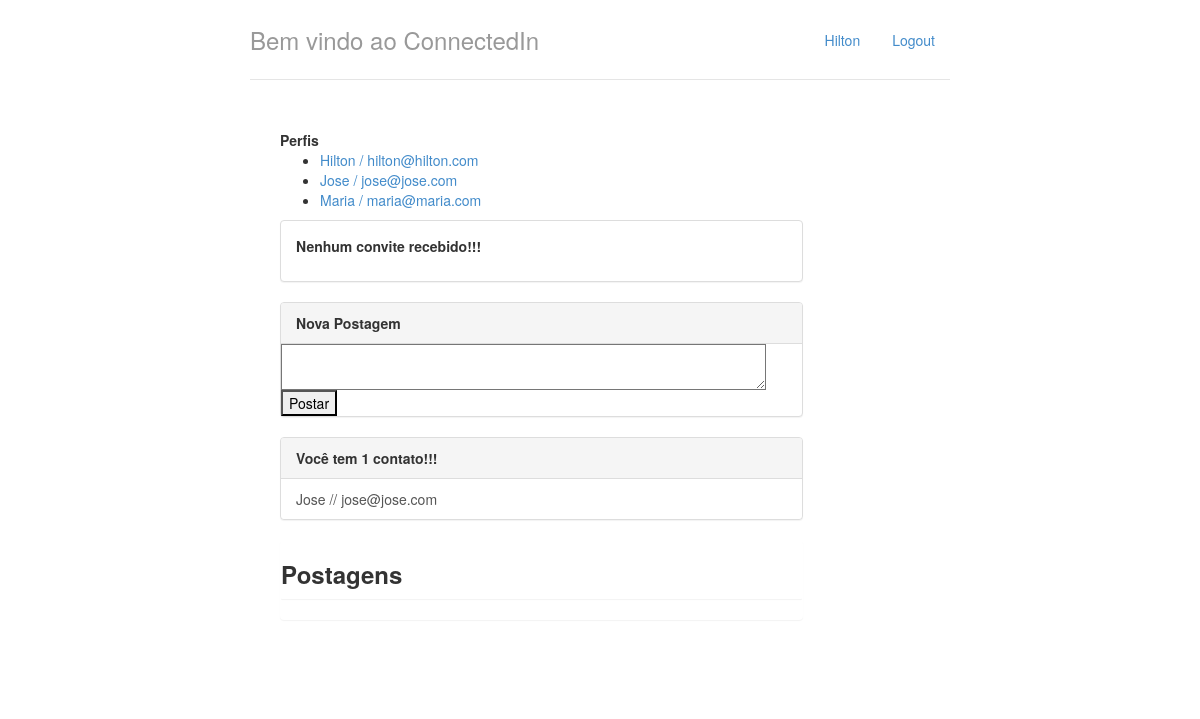
The app's page / (signed in) with its own data.
### perfis/models.py (models this page shows, shortened)
class Perfil(models.Model):
    nome = models.CharField(max_length=255, null=False)
    telefone = models.CharField(max_length=15, null=False)
    nome_empresa = models.CharField(max_length=255, null=False)
    contatos = models.ManyToManyField('self', related_name='contatos')
    usuario = models.OneToOneField(User, related_name="perfil", on_delete=models.CASCADE)
    @property
    def email(self):
        return self.usuario.email

### perfis/views.py (the view)
# urls.py: path('', perfil_v.index, name='index'),
@login_required
def index(request):
    perfil_logado = get_perfil_logado(request)
    context = {}
    context['perfis'] = Perfil.objects.all()
    context['perfil_logado'] = get_perfil_logado(request)
    context['postagens'] = Postagem.objects.all().order_by("-data")
    context['contatos'] = perfil_logado.contatos.all()
    return render(request, 'index.html', context)

### perfis/views.py (called while the page is built)
@login_required
def get_perfil_logado(request):
    return request.user.perfil

### perfis/templates/index.html (shortened to what this page needs)
{% extends "base.html" %}
{% block body %}
    <div class="col-lg-10">
        <div class="panel-heading">
            <strong>Perfis</strong>
            {% if perfis %}
                <ul>
                    {% for perfil in perfis%}
                        <li>
                            <a href="{% url 'exibir' perfil.id%}">
                                {{ perfil.nome }} / {{perfil.email}}
                            </a>
                        </li>
                    {% endfor %}
                </ul>
            {% else %}
                <p>Nenhum perfil encontrado</p>
            {% endif %}
            <div class="panel panel-default">
                {% with convites=perfil_logado.convites_recebidos %}
                    {% if convites.count %}
                        <div class="panel-heading">
                            <strong>
                                Você tem {{ convites.count }}
                                convite{{convites.count|pluralize}}
                                aguardando aprovação!!!
                            </strong>
                        </div>
                        <ul class="list-group">
                            {% for convite in convites.all %}
                                <li class="list-group-item">
                                    {{ convite.solicitante.nome }}
                                    <a href="{% url 'aceitar' convite.id %}"
                                        class="pull-right">Aceitar
                                    </a>
                                </li>
                            {% endfor %}
                        </ul>
                    {% else %}
                        <div class="panel-body">
                            <strong>
                                <p>Nenhum convite recebido!!! </p>
                            </strong>
                        </div>
                    {% endif %}
                {% endwith %}
            </div>
            <div class="panel panel-default">
              <div class="panel-heading"><strong>Nova Postagem</strong></div>
              <div class="description">
                <div class="ui form">
                  <form action="{% url 'postar' %}" method="get" id="postar">
                    <div class="field">
                      <textarea rows="2" cols="62" name="texto"></textarea>
                    </div>
                    <button type="submit" form="postar" class="ui button">Postar</button>
                  </form>
                </div>
              </div>
            </div>
            <div class="panel panel-default">
                {% with contatos=perfil_logado.contatos %}
                    {% if contatos.count %}
                        <div class="panel-heading">
                            <strong>
                                Você tem {{contatos.count}}
                                contato{{contatos.count|pluralize}}!!!
                            </strong>
                        </div>
                        <ul class="list-group">
                            {% for contato in contatos.all %}
                                <a href="{% url 'exibir' contato.id %}"class="list-group-item">
                                    {{ contato.nome }} // {{ contato.email }}
                                </a>
                            {% endfor %}
                        </ul>
                    {% else %}
                        <div class="panel-body">
                            <strong>
                                <p>Você não possui contatos no momento!!!</p>
                            </strong>
                        </div>
                    {% endif %}
                {% endwith %}
            </div>
            <div class="panel heading">
                <h3><strong>Postagens</strong></h3>
                <div class="panel panel-group">
                </div>
            </div>
        </div>
    </div>
{% endblock %}

### perfis/templates/base.html (shortened to what this page needs)
{% load static %}
<!DOCTYPE html>
<html lang="pt-br">
    <head>
        <link href="{% static "styles/bootstrap.css" %}" rel="stylesheet"/>
        <link href="{% static "styles/main.css" %}" rel="stylesheet"/>
    </head>
    <body>
        <div class="container">
            <div class="header">
                <ul class="nav nav-pills pull-right">
                    <li><a href="{% url 'index' %}">{{perfil_logado.nome}}</a></li>
                    <li><a href="/logout/">Logout</a></li>
                </ul>
                <h3 class="text-muted">Bem vindo ao ConnectedIn</h3>
            </div>
            <div class="row content">
                {% block body %}
                {% endblock %}
            </div>
        </div>
    </body>
</html>

### perfis/static/styles/main.css (style rules this page uses)
body { padding-top: 20px; padding-bottom: 20px; }
.header, .content, .footer { padding-left: 15px; padding-right: 15px; }
.header { border-bottom: 1px solid #e5e5e5; }
.header h3 { margin-top: 0; margin-bottom: 0; line-height: 40px; padding-bottom: 19px; }
@media (min-width: 768px) { .container { max-width: 730px; } }
.content { margin: 40px 0; }
@media screen and (min-width: 768px) { .header, .content, .footer { padding-left: 0; padding-right: 0; } }
@media screen and (min-width: 768px) { .header { margin-bottom: 30px; } }

### records on screen
Perfil: nome "Hilton", email "hilton@hilton.com"
Perfil: nome "Jose", email "jose@jose.com"
Perfil: nome "Maria", email "maria@maria.com"

### other values on screen
{{ contatos.count }} "1"
